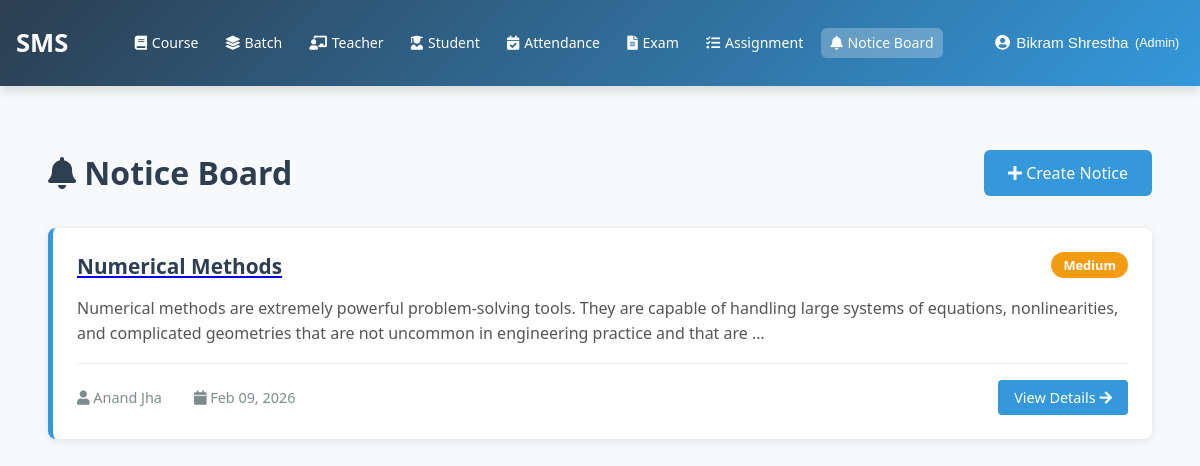
Before: /noticeboard/ (signed in) with the older database file.
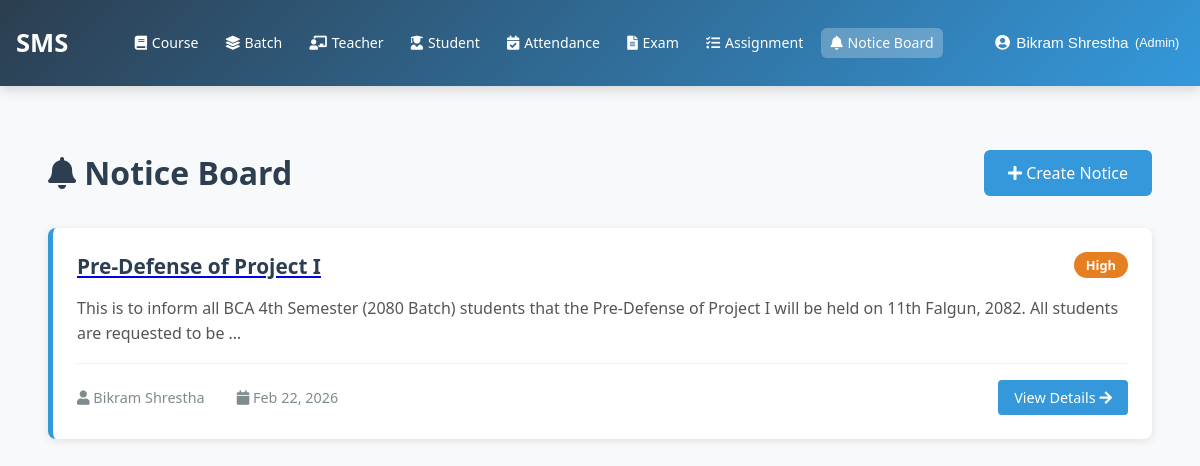
After: the same page with the newer database file.
### noticeboard/models.py (models this page shows, shortened)
class Notice(models.Model):
    AUDIENCE_CHOICES = [
        ('all', 'All Users'),
        ('batch', 'Specific Batch'),
        ('course', 'Specific Course'),
        ('role', 'Specific Role'),
        ('students', 'All Students'),
        ('teachers', 'All Teachers'),
        ('guardians', 'All Guardians'),
    ]
    PRIORITY_CHOICES = [
        ('low', 'Low'),
        ('medium', 'Medium'),
        ('high', 'High'),
        ('urgent', 'Urgent'),
    ]
    title = models.CharField(max_length=255)
    content = models.TextField()
    audience_type = models.CharField(max_length=20, choices=AUDIENCE_CHOICES, default='all')
    batches = models.ManyToManyField(Batch, blank=True, related_name='notices')
    courses = models.ManyToManyField(Course, blank=True, related_name='notices')
    priority = models.CharField(max_length=10, choices=PRIORITY_CHOICES, default='medium')
    is_important = models.BooleanField(default=False)
    created_by = models.ForeignKey(User, on_delete=models.CASCADE, related_name='created_notices')
    created_at = models.DateTimeField(auto_now_add=True)
    updated_at = models.DateTimeField(auto_now=True)
    expires_at = models.DateTimeField(null=True, blank=True)
    is_active = models.BooleanField(default=True)
    class Meta:
        ordering = ['-created_at']
        indexes = [
            models.Index(fields=['created_at', 'is_active']),
            models.Index(fields=['audience_type', 'created_by']),
            models.Index(fields=['priority', 'is_important']),
        ]
        verbose_name_plural = 'Notices'

### accounts/models.py (models this page shows, shortened)
class User(AbstractUser):
    ROLE_CHOICES = (
        ('admin', 'Admin'),
        ('teacher', 'Teacher'),
        ('student', 'Student'),
        ('guardian', 'Guardian'),
    )
    username = None
    email = models.EmailField(
        unique=True,
        validators=[email_validator],
        verbose_name="Email ID",
        help_text="Enter a valid email address"
    )
    role = models.CharField(
        max_length=20,
        choices=ROLE_CHOICES,
        default='student',
        verbose_name="User Role"
    )
    is_verified = models.BooleanField(default=False, verbose_name="Email Verified")
    created_by = models.ForeignKey(
        'self',
        on_delete=models.SET_NULL,
        null=True,
        blank=True,
        related_name='created_users',
        verbose_name="Created By"
    )
    date_created = models.DateTimeField(auto_now_add=True, verbose_name="Account Created")
    first_name = models.CharField(
        max_length=30,
        validators=[name_validator, validate_no_numbers],
        verbose_name="First Name",
        help_text="Enter first name without numbers"
    )
    last_name = models.CharField(
        max_length=30,
        validators=[name_validator, validate_no_numbers],
        verbose_name="Last Name",
        help_text="Enter last name without numbers"
    )
    phone_number = models.CharField(
        validators=[phone_validator, validate_no_letters_in_phone],
        max_length=17,
        blank=True,
        verbose_name="Phone Number",
        help_text="Enter phone number (9-15 digits, optional +)"
    )
    USERNAME_FIELD = 'email'
    REQUIRED_FIELDS = ['first_name', 'last_name']
    objects = CustomUserManager()
    class Meta:
        verbose_name = "User"
        verbose_name_plural = "Users"
        ordering = ['-date_created']

### noticeboard/views.py (the view)
# urls.py: path('', views.notice_list, name='notice_list'),
@login_required
def notice_list(request):
    notices = get_accessible_notices(request.user)
    unread_notice_ids = NoticeReadStatus.objects.filter(
        user=request.user,
        is_read=False
    ).values_list('notice_id', flat=True)
    unread_count = unread_notice_ids.count()
    for notice in notices:
        notice.is_unread = notice.id in unread_notice_ids
    context = {
        'notices': notices,
        'unread_count': unread_count,
        'user_role': request.user.role
    }
    return render(request, 'noticeboard/notice_list.html', context)

### noticeboard/views.py (called while the page is built, shortened)
def get_accessible_notices(user):
    notices = Notice.objects.filter(is_active=True).exclude(
        expires_at__lt=timezone.now()
    )
    if user.role == 'admin':
        return notices
    elif user.role == 'guardian':
        return notices.filter(
            Q(audience_type='all') |
            Q(audience_type='guardians')
        )
    return notices.none()

### templates/noticeboard/notice_list.html (shortened to what this page needs)
{% extends 'base.html' %}
{% block content %}
<div class="noticeboard-container">
    <div class="noticeboard-header">
        <div>
            <h1><i class="fas fa-bell"></i> Notice Board</h1>
        </div>
        {% if user_role == 'admin' %}
            <a href="{% url 'noticeboard:create_notice' %}" class="create-btn">
                <i class="fas fa-plus"></i> Create Notice
            </a>
        {% elif user_role == 'teacher' %}
            <a href="{% url 'noticeboard:teacher_create_notice' %}" class="create-btn">
                <i class="fas fa-plus"></i> Create Notice
            </a>
        {% endif %}
    </div>
    <div class="notice-list">
        {% if notices %}
            {% for notice in notices %}
                <div class="notice-card {% if notice.is_important %}important{% endif %} {% if notice.priority == 'urgent' %}urgent{% endif %}">
                    <div class="notice-header">
                        <a href="{% url 'noticeboard:notice_detail' notice.id %}" style="flex: 1;">
                            <h3 class="notice-title">{{ notice.title }}</h3>
                        </a>
                        <div class="notice-badges">
                            <span class="badge badge-priority {{ notice.priority }}">
                                {{ notice.get_priority_display }}
                            </span>
                        </div>
                    </div>
                    <div class="notice-content">
                        {{ notice.content|truncatewords:30 }}
                    </div>
                    <div class="notice-meta">
                        <div class="notice-meta-info">
                            <span>
                                <i class="fas fa-user"></i> {{ notice.created_by.get_full_name }}
                            </span>
                            <span>
                                <i class="fas fa-calendar"></i> {{ notice.created_at|date:"M d, Y" }}
                            </span>
                        </div>
                        <a href="{% url 'noticeboard:notice_detail' notice.id %}" class="view-btn">
                            View Details <i class="fas fa-arrow-right"></i>
                        </a>
                    </div>
                </div>
            {% endfor %}
        {% else %}
            <div class="empty-state">
                <i class="fas fa-inbox"></i>
                <p>No notices available at the moment.</p>
            </div>
        {% endif %}
    </div>
</div>
{% endblock %}

Changed rows visible on the page:
removed Notice: title "Numerical Methods", priority "Medium", content "Numerical methods are extremely powerful problem-solving tools. They are capable of handling large systems of equations, nonlinearities, and complicated geometries that are not uncommon in engineering practice and that are …", created_by.get_full_name "Anand Jha", created_at "Feb 09, 2026"
added Notice: title "Pre-Defense of Project I", priority "High", content "This is to inform all BCA 4th Semester (2080 Batch) students that the Pre-Defense of Project I will be held on 11th Falgun, 2082. All students are requested to be …", created_by.get_full_name "Bikram Shrestha", created_at "Feb 22, 2026"
